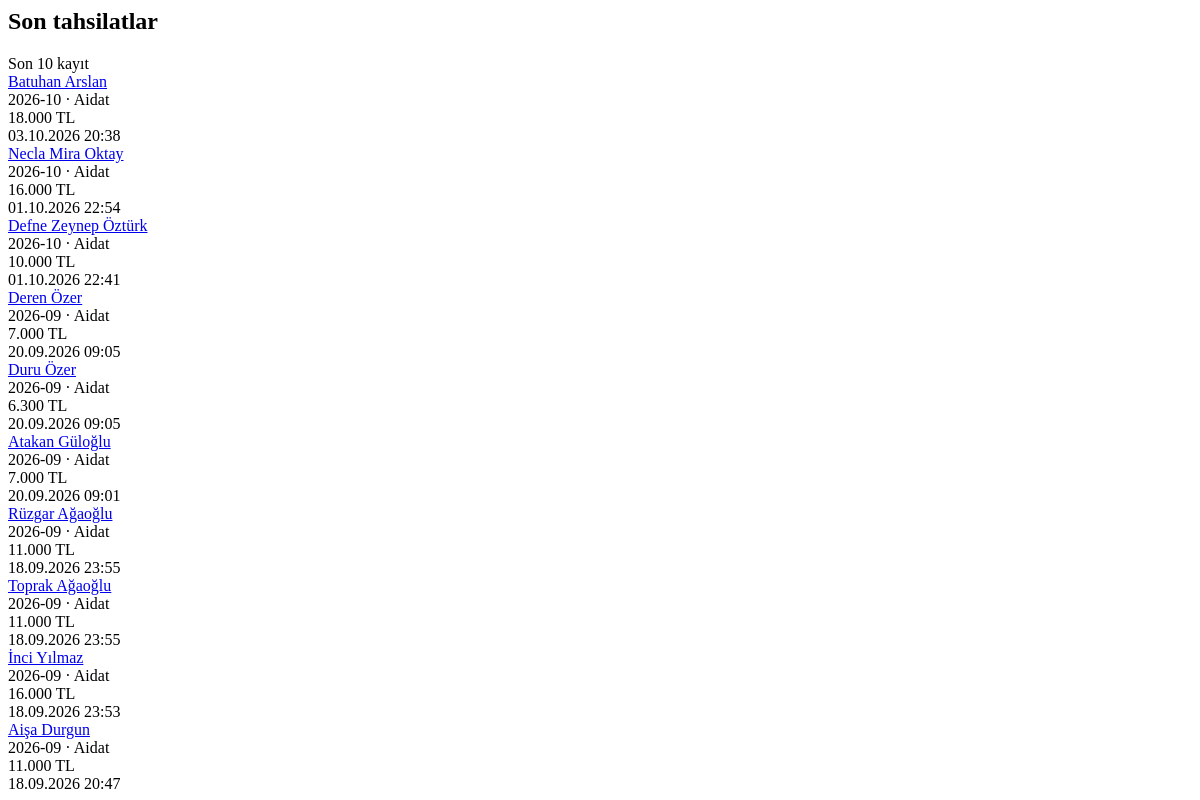
/dashboard/recent-payments/ (signed in), run on an earlier commit of the app's database.
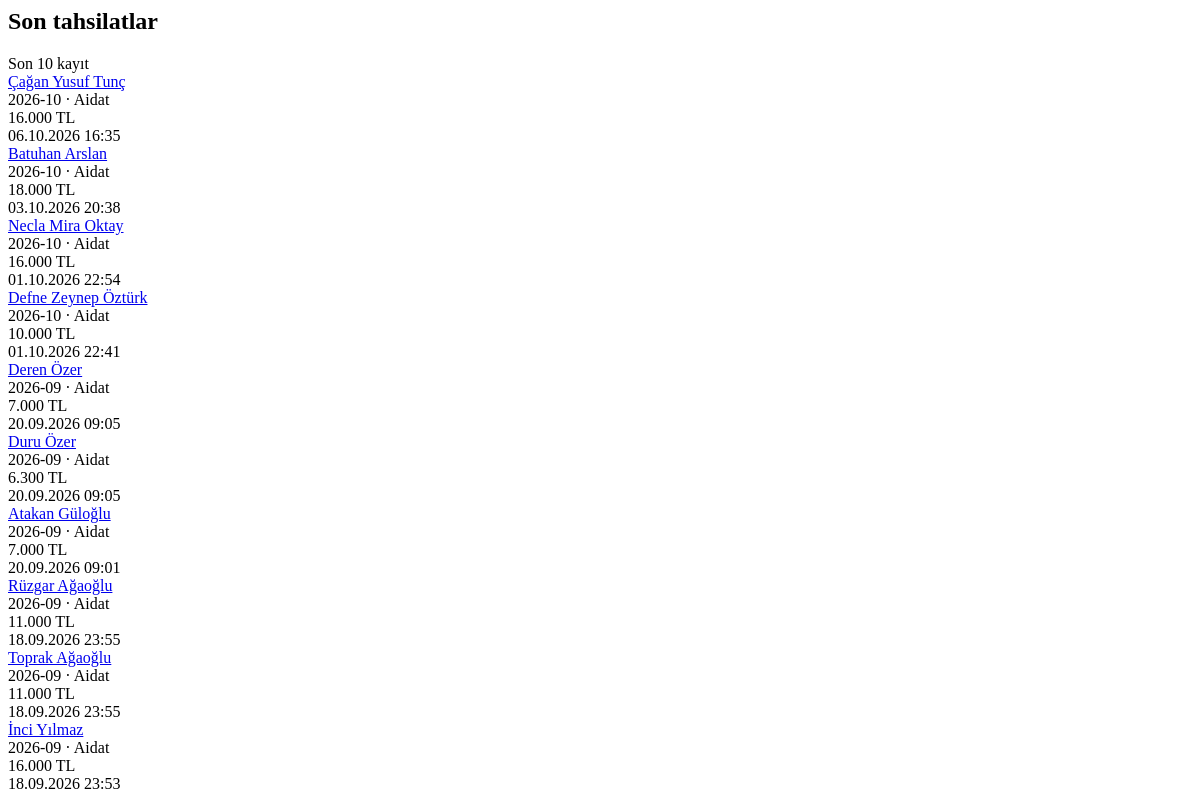
And on a later commit of the database.
### finance/models.py (models this page shows, shortened)
class PaymentRecord(models.Model):
    PAYMENT_TYPE_CHOICES = [
        ('fee', 'Aidat'),
        ('donation', 'Bağış'),
        ('membership', 'Üyelik'),
        ('bank_transfer', 'Banka / Havale Geliri'),
        ('equipment_sale', 'Malzeme Satışı'),
        ('sponsorship', 'Sponsorluk'),
        ('camping_fee', 'Kamp Ücreti'),
        ('other', 'Diğer'),
    ]
    PAYMENT_METHOD_CHOICES = [
        ('bank', 'Banka Transferi / EFT / Havale'),
        ('cash', 'Nakit'),
        ('credit_card', 'Kredi Kartı'),
        ('other', 'Diğer'),
    ]
    STATUS_CHOICES = [
        ('pending', 'Bekliyor'),
        ('paid', 'Ödendi'),
        ('cancelled', 'İptal Edildi'),
    ]
    athlete = models.ForeignKey(
        Athlete,
        on_delete=models.CASCADE,
        related_name='payments',
        verbose_name="Sporcu",
        null=True,  # Sporcuya bağlı olmayan genel kulüp bağışları/gelirleri için null yapılabilir
        blank=True
    )
    payment_type = models.CharField(
        max_length=30,
        choices=PAYMENT_TYPE_CHOICES,
        default='fee',
        verbose_name="Ödeme Türü"
    )
    payment_method = models.CharField(
        max_length=20,
        choices=PAYMENT_METHOD_CHOICES,
        default='bank',
        verbose_name="Ödeme Yöntemi"
    )
    period = models.CharField(
        max_length=7,
        db_index=True,
        help_text="Format: YYYY-MM (Örn: 2026-08)",
        verbose_name="Gelir Dönemi"
    )
    amount = models.IntegerField(
        verbose_name="Tutar (TL)"
    )
    status = models.CharField(
        max_length=20,
        choices=STATUS_CHOICES,
        default='pending',
        verbose_name="Ödeme Durumu"
    )
    due_date = models.DateField(
        verbose_name="Son Ödeme Tarihi"
    )
    paid_at = models.DateTimeField(
        null=True,
        blank=True,
        verbose_name="Ödenme Zamanı"
    )
    collected_by = models.ForeignKey(
        settings.AUTH_USER_MODEL,
        on_delete=models.SET_NULL,
        null=True,
        blank=True,
        related_name='collected_payments',
        verbose_name="Tahsil Eden"
    )
    notes = models.TextField(
        blank=True,
        null=True,
        verbose_name="Not / Dekont No / Açıklama"
    )
    created_at = models.DateTimeField(auto_now_add=True)
    class Meta:
        verbose_name = "Gelir Kaydı"
        verbose_name_plural = "Gelir Kayıtları"
        ordering = ['-period', 'created_at']

### athletes/models.py (models this page shows, shortened)
class Athlete(models.Model):
    GENDER_CHOICES = (
        ('M', 'Erkek'),
        ('F', 'Kadın'),
    )
    user = models.ForeignKey(
        settings.AUTH_USER_MODEL,
        on_delete=models.SET_NULL,
        related_name='children',
        verbose_name="Veli hesabı",
        null=True,
        blank=True,
        limit_choices_to={'role': 'parent'},
    )
    objects = AthleteQuerySet.as_manager()
    parent = models.CharField(max_length=150, verbose_name="Veli")
    parent_phone = models.CharField(max_length=20, blank=True, default='', verbose_name="Veli Telefonu")
    parent_email = models.EmailField(blank=True, default='', verbose_name="Veli E-postası")
    first_name = models.CharField(max_length=50, verbose_name="Ad")
    last_name = models.CharField(max_length=50, verbose_name="Soyad")
    phone_number = models.CharField(max_length=20, blank=True, default='', verbose_name="Sporcu Telefonu")
    tc_identity = models.CharField(max_length=11, unique=True, blank=True, null=True, verbose_name="T.C. Kimlik No")
    birth_date = models.DateField(verbose_name="Doğum Tarihi")
    gender = models.CharField(max_length=1, choices=GENDER_CHOICES, verbose_name="Cinsiyet")
    school = models.CharField(max_length=100, blank=True, null=True, verbose_name="Okul")
    license_number = models.CharField(max_length=50, blank=True, null=True, verbose_name="Lisans No")
    joined_date = models.DateField(verbose_name="Kulübe Katılım Tarihi")
    photo = models.ImageField(upload_to='athlete_photos/', blank=True, null=True, verbose_name="Fotoğraf")
    is_active = models.BooleanField(default=False, verbose_name="Aktif Sporcu mu?")
    created_at = models.DateTimeField(auto_now_add=True)
    team = models.ForeignKey(
        Team,
        on_delete=models.SET_NULL,
        null=True,
        blank=True,
        related_name='athletes',
        verbose_name="Bağlı Olduğu Takım"
    )
    custom_fee = models.IntegerField(
        null=True,
        blank=True,
        verbose_name="Özel Aidat Tutar (TL)",
        help_text="Boş bırakılırsa takımın varsayılan aidatı uygulanır. Burslu için 0 girebilirsiniz."
    )
    private_lesson_fee = models.IntegerField(
        null=True,
        blank=True,
        verbose_name="Özel ders ücreti",
        help_text="Boş bırakılırsa özel ders ücreti uygulanmaz."
    )
    regular_payment_day = models.PositiveBigIntegerField(
        null=True,
        blank=True,
        verbose_name="Düzenli Ödeme Günü"
    )
    last_sms_time = models.DateTimeField(
        null=True,
        blank=True,
        verbose_name="Son SMS Gönderim Zamanı"
    )
    class Meta:
        verbose_name = "Sporcu"
        verbose_name_plural = "Sporcular"
        ordering = ['first_name', 'last_name']
    def get_full_name(self):
        return f"{self.first_name} {self.last_name}"

### athletes/views.py (the view)
# urls.py: path('dashboard/recent-payments/', dashboard_recent_payments_htmx, name='dashboard-recent-payments'),
@login_required
@role_required(allowed_roles=['admin', 'club_admin', 'coach'])
def dashboard_recent_payments_htmx(request):
    recent_payments = PaymentRecord.objects.filter(
        athlete__isnull=False,
        status='paid',
    ).select_related('athlete').order_by('-created_at', '-paid_at')[:10]
    return render(request, 'dashboard/_recent_payments.html', {
        'recent_payments': recent_payments,
    })

### templates/dashboard/_recent_payments.html
<section id="dashboard-payment-list"
         hx-get="{% url 'dashboard-recent-payments' %}"
         hx-trigger="refreshDashboardPayments from:body"
         hx-swap="outerHTML"
         class="overflow-hidden rounded-2xl border border-base-300 bg-base-100 shadow-sm">
    <div class="flex items-center justify-between px-4 py-3">
        <h2 class="text-sm font-black text-base-content">Son tahsilatlar</h2>
        <span class="text-[10px] text-base-content/40">Son 10 kayıt</span>
    </div>
    <div id="dashboard-payment-items" class="divide-y divide-base-200">
        {% for payment in recent_payments %}
            {% include "dashboard/_recent_payment_row.html" %}
        {% endfor %}
    </div>
</section>

### templates/dashboard/_recent_payment_row.html
<div class="ui-list-item">
    <div class="ui-list-content">
        <div class="ui-list-title">
            <a
                href="{% url 'athlete-manage-detail' payment.athlete.pk %}"
                class="hover:text-[var(--ui-primary-text)]"
            >
                {{ payment.athlete.get_full_name }}
            </a>
        </div>
        <div class="ui-list-subtitle">
            {{ payment.period }}
            ·
            {{ payment.get_payment_type_display }}
        </div>
    </div>
    <div class="ui-list-end">
        <div class="ui-list-value text-success">
            {{ payment.amount|floatformat:0 }} TL
        </div>
        <div class="ui-list-meta">
            {{ payment.paid_at|date:'d.m.Y H:i' }}
        </div>
    </div>
</div>

What changed in the data, as far as the page shows it:
no longer on this page (row unchanged): PaymentRecord: athlete.get_full_name "Aişa Durgun", period "2026-09", payment_type "Aidat", amount "11.000", paid_at "18.09.2026 20:47"
added PaymentRecord: athlete.get_full_name "Çağan Yusuf Tunç", period "2026-10", payment_type "Aidat", amount "16.000", paid_at "06.10.2026 16:35"
